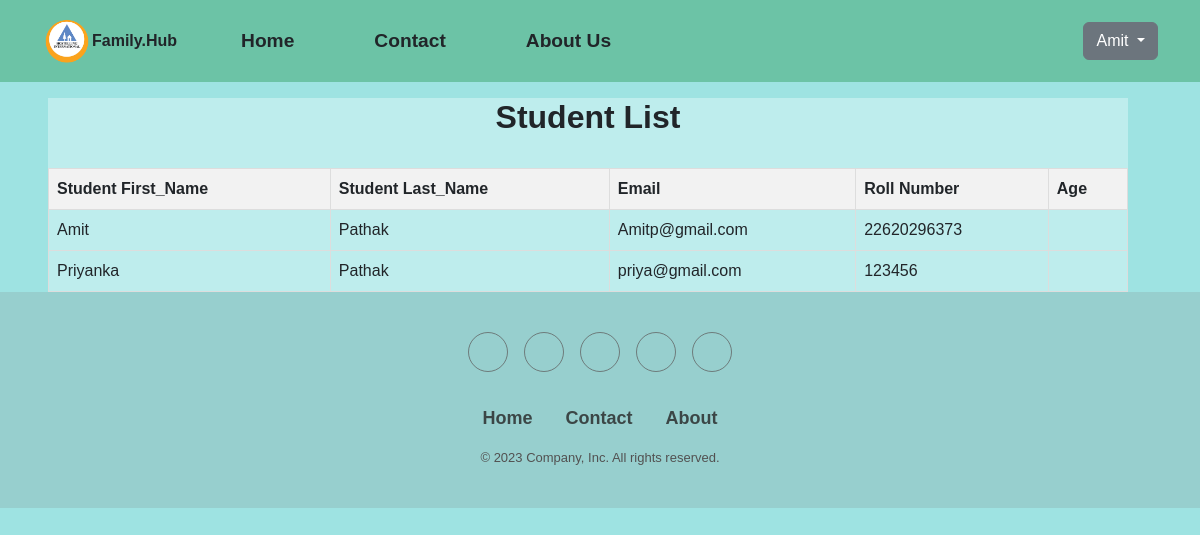
The app's page /students/ (signed in) with its own data.
### home/models.py (models this page shows, shortened)
class Student(models.Model):
    first_name = models.CharField(max_length=100)
    last_name = models.CharField(max_length=100)
    age = models.IntegerField()
    roll_number = models.CharField(max_length=20, unique=True)
    email = models.EmailField()

### home/views.py (the view)
# urls.py: path('students/', views.student_list, name='student_list'),
@login_required
def student_list(request):
    students = Student.objects.all()
    return render(request, 'student_list.html', {'students': students})

### templates/student_list.html (shortened to what this page needs)
{% extends 'layout/base.html' %}
{% load static %}
{% block content %}
<div id="container">
    <h2>Student List</h2>
    <table>
        <tr>
            <th>Student First_Name</th>
            <th>Student Last_Name</th>
            <th>Email</th>
            <th>Roll Number</th>
            <th>Age</th>
        </tr>
        {% for student in students %}
        <tr>
            <td>{{ student.first_name }}</td>
            <td>{{ student.last_name }}</td>
            <td>{{ student.email }}</td>
            <td>{{ student.roll_number }}</td>
            <td>{{ student.age }}</td>
        </tr>
        {% endfor %}
    </table>
</div>
{% endblock content %}

### templates/components/navbar.html (shortened to what this page needs)
{% load static %}
<header class="p-3" id="navbar">
    <div class="container">
        <div class="d-flex flex-wrap align-items-center justify-content-center justify-content-lg-start">
            <img class="logo" src="{% static '/images/logo2.png' %}" style="width: 50px; height: 50px;" alt="">
            <a class="navbar-brand" href="#">
              <b>Family.Hub</b>
            </a>
            <ul class="nav col-12 col-lg-auto me-lg-auto mb-2 justify-content-center mb-md-0">
                <li><a href="{% url 'home' %}" class="nav-link active px-3 text-dark">Home</a></li>
                <li><a href="{% url 'contact' %}" class="nav-link px-3 text-dark">Contact</a></li>
                <li><a href="{% url 'about' %}" class="nav-link px-3 text-dark">About Us</a></li>
            </ul>
            <div class="text-end">
                {% if user.is_authenticated %}
                <div class="dropdown open">
                    <a class="btn btn-secondary dropdown-toggle" type="button" id="triggerId" data-bs-toggle="dropdown"
                        aria-haspopup="true" aria-expanded="false">
                        {{user.username|title}}
                    </a>
                </div>
                {% else %}
                <a href="{% url 'login' %}" class="btn btn-outline-light me-2">Login</a>
                <a href="{% url 'register' %}" class="btn btn-warning">Register</a>
                {% endif %}
            </div>
        </div>
    </div>
</header>

### templates/student_list.html (style rules this page uses)
body { background-color: rgb(158, 227, 226); font-family: Arial, sans-serif; }
#container { background-color: rgb(190, 237, 237); width: 90%; height: fit-content; margin-top: 1rem; margin-left: 3rem; }
h2 { display: flex; justify-content: center; font-family: Arial, Helvetica, sans-serif; font-weight: bold; padding-bottom: 1.5rem; }
table { width: 100%; border-collapse: collapse; }
th, td { border: 1px solid #ddd; padding: 8px; text-align: left; }
th { background-color: #f2f2f2; }

### templates/components/navbar.html (style rules this page uses)
#navbar { background-color: rgba(104, 192, 160, 0.902); }
.nav-link { font-size: 1.2rem; margin-left: 3rem; font-family: sans-serif; font-weight: bold; }

### records on screen
Student: first_name "Amit", last_name "Pathak", email "Amitp@gmail.com", roll_number "22620296373"
Student: first_name "Priyanka", last_name "Pathak", email "priya@gmail.com", roll_number "123456"

### other values on screen
{{ user.username|title }} "Amit"
